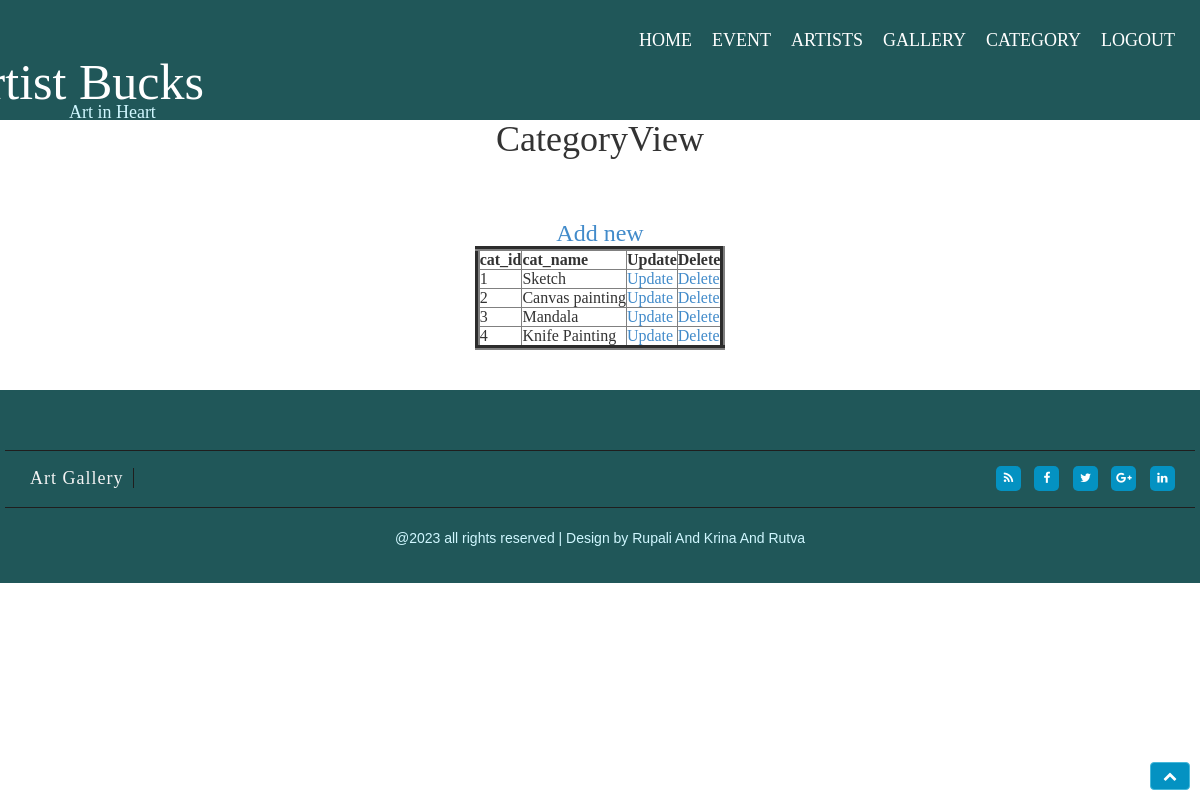
/admin/categoryview.php (signed in), run on the app's committed database.
### tables this page shows
CREATE TABLE `category` (
  `cat_id` int(220) NOT NULL,
  `cat_name` varchar(220) NOT NULL
);

### admin/categoryview.php (the view, shortened to what this page needs)
<?php
if(isset($_SESSION["ad_session"]))
{
	include("header.php");
	include("../conn.php");
	?>
	<section class="w3ls-bnrbtm py-5" id="about">
		<div class="container py-xl-5 py-lg-3">
			<div class="row pb-5">
				<div class="col-lg-12">
					<h1 align="center">CategoryView</h1><br />
  <br><br><a href="categoryadd.php"><h3 align="center">Add new</h3></a>
	<?php
	$result=mysqli_query($con, "select * from category");
	echo "<center>";
	echo "<table border=5>";
		echo "<tr>";
			$no=mysqli_num_fields($result);
	for ($i=0;$i<$no;$i++)
	{
		$fieldinfo=mysqli_fetch_field_direct($result,$i);
		echo "<th>".$fieldinfo->name."</th>";
	}
	echo "<th>Update</th>
				<th>Delete</th></tr>";
	while($row=mysqli_fetch_array($result))
	{
		echo"<tr>";
		echo "<td>".$row[0]."</td>";
		echo "<td>".$row[1]."</td>";
		echo "<td> <a href='categoryupdate.php?id=$row[0]'>Update</a></td>";
		echo "<td> <a href='categorydelete.php?id=$row[0]'>Delete</a></td>";
		echo "</tr>";
	}
		echo"</table>";
		echo "</center>";
?>
</div>
</div>
</div>
</section><br><br>
<?php
	include("footer.php");
	}
	else
		echo "<script>window.location='alogin.php';</script>";
?>

### admin/css/style.css (style rules this page uses)
h1,h2,h3,h4,h5,h6 { padding:0; margin:0; }
@media (min-width:992px) and (max-width:1200px) { .container { padding-left:20px; padding-right:20px; width:100%; } }

### data on the page
category: cat_id "1", cat_name "Sketch"
category: cat_id "2", cat_name "Canvas painting"
category: cat_id "3", cat_name "Mandala"
category: cat_id "4", cat_name "Knife Painting"

### other printed values
$fieldinfo->name "cat_id"
$fieldinfo->name "cat_name"
